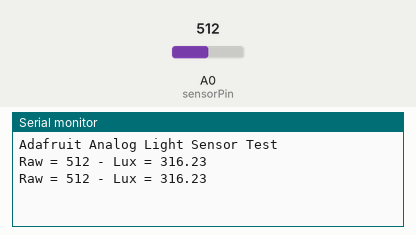
Bench run of a sketch on a simulated Arduino Uno, built with avr-gcc and run on an emulated ATmega328P. Shown: the last lines printed to the serial monitor. The inputs (shaded band) are chosen by the test bench; at power-on: A0 (sensorPin) = 512.

Above: at 1.8 s.
1.9 s: A0 (sensorPin) set to 989
At 2.8 s:
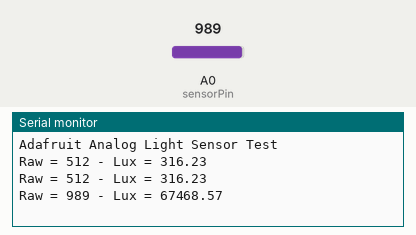
3.4 s: A0 (sensorPin) set to 1010
At 4.7 s:
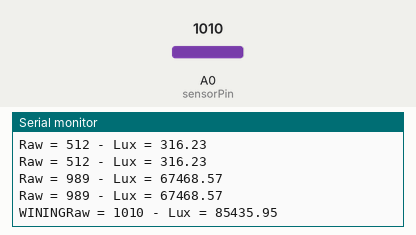

The sketch:

Laser_detector_v1.ino
```cpp
/*
  Test sketch for the Adafruit Analog Light Sensor
  by Bill Earl
  for Adafruit Industries

  Connect sensor output to Analog Pin 0
  Connect 5v to VCC and GND to GND
  Connect 3.3v to the AREF pin

  NOTES FROM ADAM:
  The bulk of this code was a copy/paste from the Adafruit archives for the
  sensor I'm using. Left to do:
  -add OSC signal send
  -install and calibrate the sensor in the actual space

 */

int sensorPin = A0;    // select the input pin for the potentiometer

float rawRange = 1024; // 3.3v
float logRange = 5.0; // 3.3v = 10^5 lux

void setup()
{
  analogReference(EXTERNAL); //
  Serial.begin(9600);
  Serial.println("Adafruit Analog Light Sensor Test");
}

void loop()
{
  // read the raw value from the sensor:

  int rawValue = analogRead(sensorPin);

    if (rawValue >= 1000){
      Serial.print("WINING");
    }

  Serial.print("Raw = ");
  Serial.print(rawValue);
  Serial.print(" - Lux = ");
  Serial.println(RawToLux(rawValue));
  delay(1000);
}

float RawToLux(int raw)
{
  float logLux = raw * logRange / rawRange;
  return pow(10, logLux);

}
```

Measured:
- the behaviour switches between 999 and 1000 on A0 (sensorPin) (found by bisection; images 1 and 2)
- after the input at 1.9 s, the serial monitor: prints a new line after 0.10 s (image 1)
- after the input at 3.4 s, the serial monitor: prints a new line after 0.61 s (image 2)
